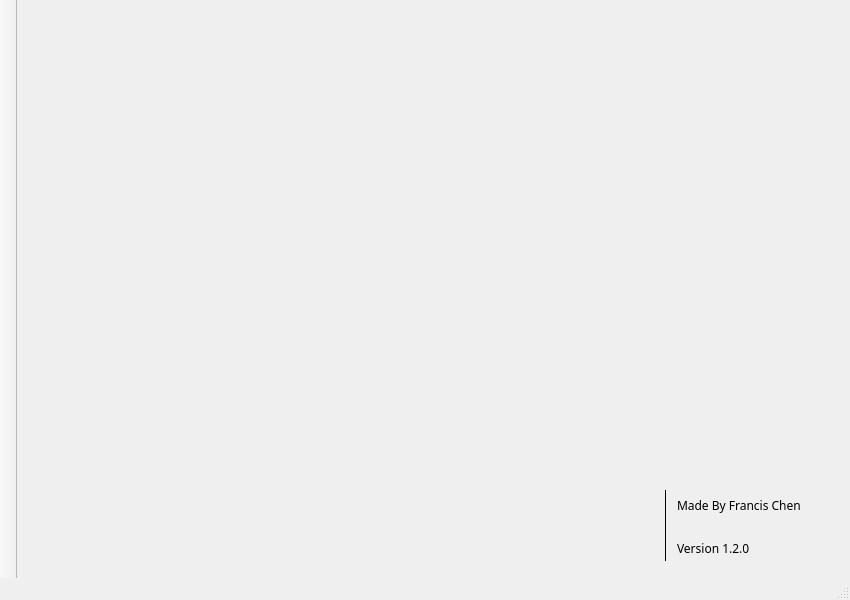
<?xml version="1.0" encoding="UTF-8"?>
<ui version="4.0">
 <class>MainWindow</class>
 <widget class="QMainWindow" name="MainWindow">
  <property name="geometry">
   <rect>
    <x>0</x>
    <y>0</y>
    <width>850</width>
    <height>600</height>
   </rect>
  </property>
  <property name="windowTitle">
   <string>MainWindow</string>
  </property>
  <property name="windowIcon">
   <iconset theme="QIcon::ThemeIcon::CameraPhoto"/>
  </property>
  <widget class="QWidget" name="centralwidget">
   <widget class="QLabel" name="MadeBy">
    <property name="geometry">
     <rect>
      <x>660</x>
      <y>480</y>
      <width>161</width>
      <height>51</height>
     </rect>
    </property>
    <property name="font">
     <font>
      <family>Iosevka</family>
     </font>
    </property>
    <property name="text">
     <string>Made By Francis Chen</string>
    </property>
   </widget>
   <widget class="QLabel" name="Version">
    <property name="geometry">
     <rect>
      <x>660</x>
      <y>540</y>
      <width>111</width>
      <height>16</height>
     </rect>
    </property>
    <property name="font">
     <font>
      <family>Iosevka</family>
     </font>
    </property>
    <property name="text">
     <string>Version 1.2.0</string>
    </property>
   </widget>
   <widget class="Line" name="line">
    <property name="geometry">
     <rect>
      <x>640</x>
      <y>490</y>
      <width>16</width>
      <height>71</height>
     </rect>
    </property>
    <property name="frameShadow">
     <enum>QFrame::Shadow::Plain</enum>
    </property>
    <property name="lineWidth">
     <number>1</number>
    </property>
    <property name="midLineWidth">
     <number>0</number>
    </property>
    <property name="orientation">
     <enum>Qt::Orientation::Vertical</enum>
    </property>
   </widget>
  </widget>
  <widget class="QStatusBar" name="statusbar"/>
  <widget class="QToolBar" name="toolBar">
   <property name="windowTitle">
    <string>toolBar</string>
   </property>
   <property name="movable">
    <bool>false</bool>
   </property>
   <attribute name="toolBarArea">
    <enum>LeftToolBarArea</enum>
   </attribute>
   <attribute name="toolBarBreak">
    <bool>false</bool>
   </attribute>
  </widget>
  <action name="actionHome">
   <property name="icon">
    <iconset theme="QIcon::ThemeIcon::GoHome"/>
   </property>
   <property name="text">
    <string>Home</string>
   </property>
   <property name="toolTip">
    <string>Back To Home Page</string>
   </property>
   <property name="shortcut">
    <string>Home</string>
   </property>
   <property name="menuRole">
    <enum>QAction::MenuRole::NoRole</enum>
   </property>
  </action>
  <action name="actionQrCode">
   <property name="icon">
    <iconset resource="recource.qrc">
     <normaloff>:/qrcode.png</normaloff>:/qrcode.png</iconset>
   </property>
   <property name="text">
    <string>QrCode</string>
   </property>
   <property name="toolTip">
    <string>QrCodeGenerator</string>
   </property>
   <property name="menuRole">
    <enum>QAction::MenuRole::NoRole</enum>
   </property>
  </action>
 </widget>
 <resources>
  <include location="recource.qrc"/>
 </resources>
 <connections/>
</ui>
